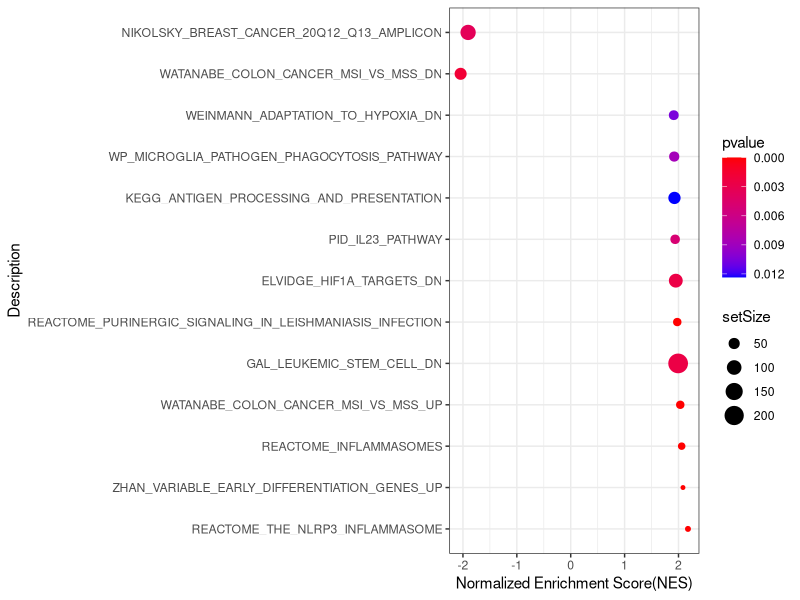

Write the R code that produced this figure.
library(ggplot2)
setwd('/SMARCA4_Data/7.TCGA_data')
Data<-read.table('gsea_C2.txt',sep="\t",header=T)
Data$Description = factor(Data$Description,levels = Data$Description,ordered = T)

pdf('TCGA.COAD_SMARCA4_Hallmark_GSEA.pdf',width=8.5,height=6)
p <- ggplot(Data,aes(x = NES,y = Description))+geom_point(aes(color = pvalue,size = setSize))+scale_color_gradient(low = "red", high = "blue")+ xlab("Normalized Enrichment Score(NES)")+theme_bw()+guides(color = guide_colorbar(reverse = TRUE))
p
dev.off()
